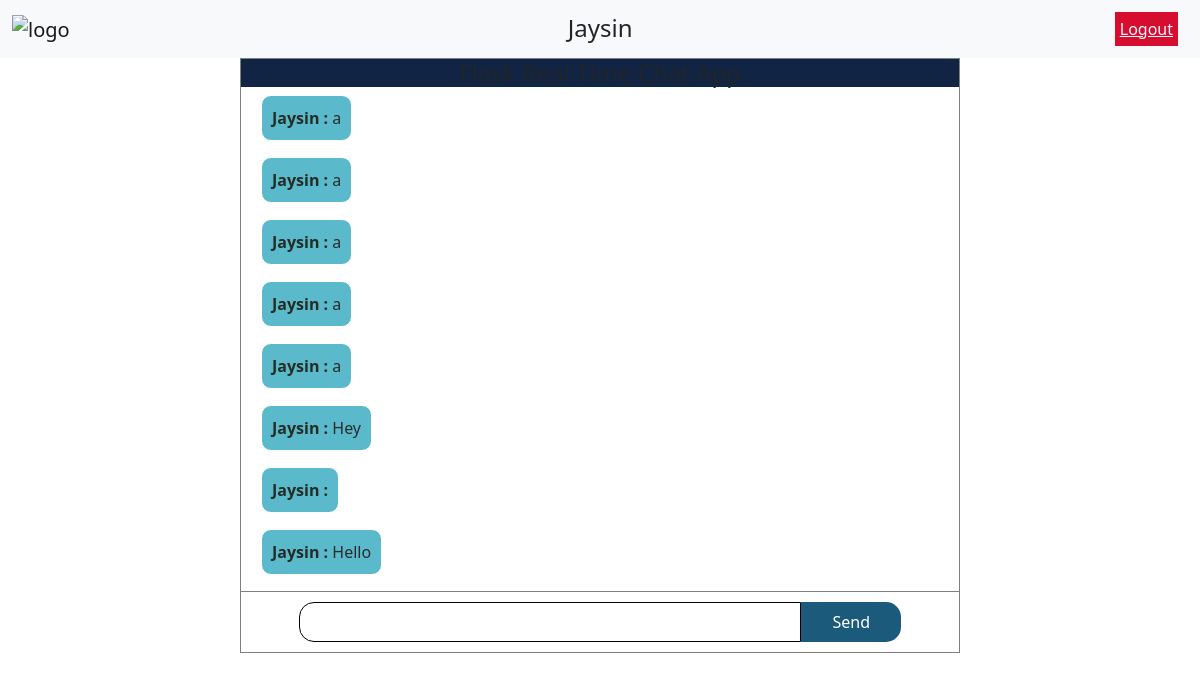
Page /dashboard (signed in) on the earlier database version.
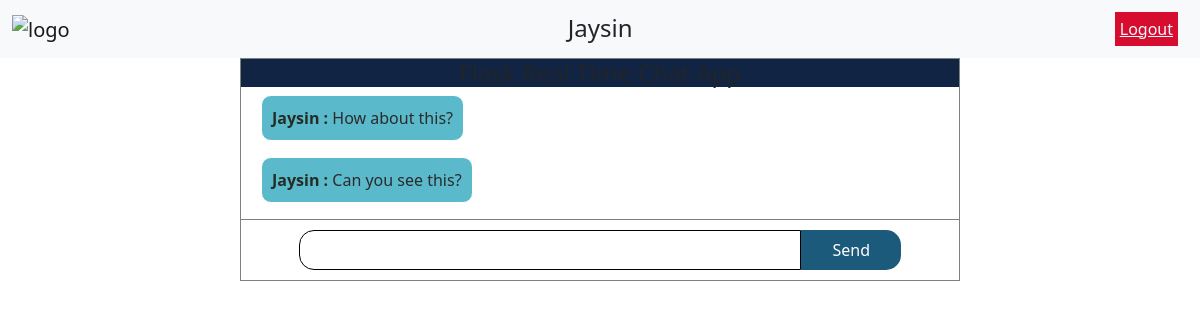
Same page on the later database version.
### myapp/models.py (models this page shows, shortened)
class User(db.Model, UserMixin):
    id = db.Column(db.Integer, primary_key=True)
    username = db.Column(db.String(40), nullable=False)
    email = db.Column(db.String(70))
    joining_date = db.Column(db.DateTime, default=datetime.now)
    password = db.Column(db.String(400))

class History(db.Model):
    id = db.Column(db.Integer, primary_key=True)
    user = db.Column(db.String(40))
    message = db.Column(db.String(400))

### myapp/user/routes.py (the view)
@user.route("/dashboard")
@login_required
def dashboard():
    history = History.query.order_by(desc(History.id)).limit(100).all()
    return render_template("dashboard.html", history=history)

### myapp/models.py (called while the page is built)
@login_manager.user_loader
def load_user(user_id):
    return User.query.get(user_id)

### myapp/templates/dashboard.html (shortened to what this page needs)
{% extends "layout.html" %}
{% block body %}
{% include "sections/navbar.html" %}
{% include "sections/message_box.html" %}
{% endblock body %}

### myapp/templates/layout.html (shortened to what this page needs)
<!doctype html>
<html lang="en">
  <head>
    <link href="https://cdn.jsdelivr.net/npm/bootstrap@5.0.2/dist/css/bootstrap.min.css" rel="stylesheet">
  </head>
  <body>
    {% block body %}
    {% endblock body %}
  </body>
</html>

### myapp/templates/sections/navbar.html (shortened to what this page needs)
<nav class="navbar navbar-expand-lg navbar-light bg-light">
    <div class="container-fluid">
      <div class="collapse navbar-collapse" id="navbarSupportedContent">
        <a class="navbar-brand mt-2 mt-lg-0" href="/">
          <img src="https://mdbcdn.b-cdn.net/img/Photos/new-templates/bootstrap-login-form/lotus.webp"
                      style="width: 50px;" alt="logo">
        </a>
        <h4 style="margin: auto;">{{ current_user.username }}</h4>
      </div>
        <a href="{{ url_for('user.logout') }}"
        style="background-color: rgb(215, 13, 47); color: aliceblue;
        padding: 5px; margin-right: 10px;">Logout</a>
      </div>
  </nav>

### myapp/templates/sections/message_box.html (shortened to what this page needs)
<link rel="stylesheet" href="{{ url_for('static', filename='message_box.css') }}">
<div class="main_box">
    <h4 class="hd4">Flask Real Time Chat App</h4>
    <div class="chat_box">
        {% for H in history %}
        <p class="message"><span class="uname">{{H.user}} : </span>{{ H.message }}</p>
        {% endfor %}
    </div>
    <div class="send_box">
        <input type="text" id="my_message">
        <button id="send_button" onclick="send_message()">Send</button>
    </div>
</div>

### myapp/static/message_box.css (style rules this page uses)
.main_box { display: flex; flex-direction: column; border: 1px solid gray; width: 60%; margin: auto; }
.hd4 { background-color: rgb(18, 36, 68); width: 100%; text-align: center; }
.chat_box { display: flex; flex-direction: column; max-height: 500px; overflow-y: auto; border-bottom: 1px solid gray; }
.message { border: 1px solid rgb(255, 255, 255); border-radius: 10px; padding: 10px; width: max-content; background-color: rgb(90, 186, 203); color: rgb(43, 43, 43); margin-left: 20px; }
.send_box { display: flex; flex-direction: row; justify-content: center; padding: 10px 0px; }
.send_box > input[type='text'] { width: 70%; border: 1px solid rgb(0, 0, 0); border-top-right-radius: 0px; border-top-left-radius: 15px; border-bottom-right-radius: 0px; border-bottom-left-radius: 15px; outline: none; padding-left: 15px; }
.send_box > button { width: 100px; height: 40px; border: none; border-top-right-radius: 15px; border-top-left-radius: 0px; border-bottom-right-radius: 15px; border-bottom-left-radius: 0px; background-color: rgb(28, 90, 123); color: white; }
.uname { color: rgb(36, 44, 37); font-weight: 700; }

Differences in the rows shown:
removed History: user "Jaysin", message "a"
removed History: user "Jaysin", message "a"
removed History: user "Jaysin", message "a"
removed History: user "Jaysin", message "a"
removed History: user "Jaysin", message "a"
removed History: user "Jaysin", message "Hey"
changed History: message (not shown) → "How about this?"
changed History: message "Hello" → "Can you see this?"
